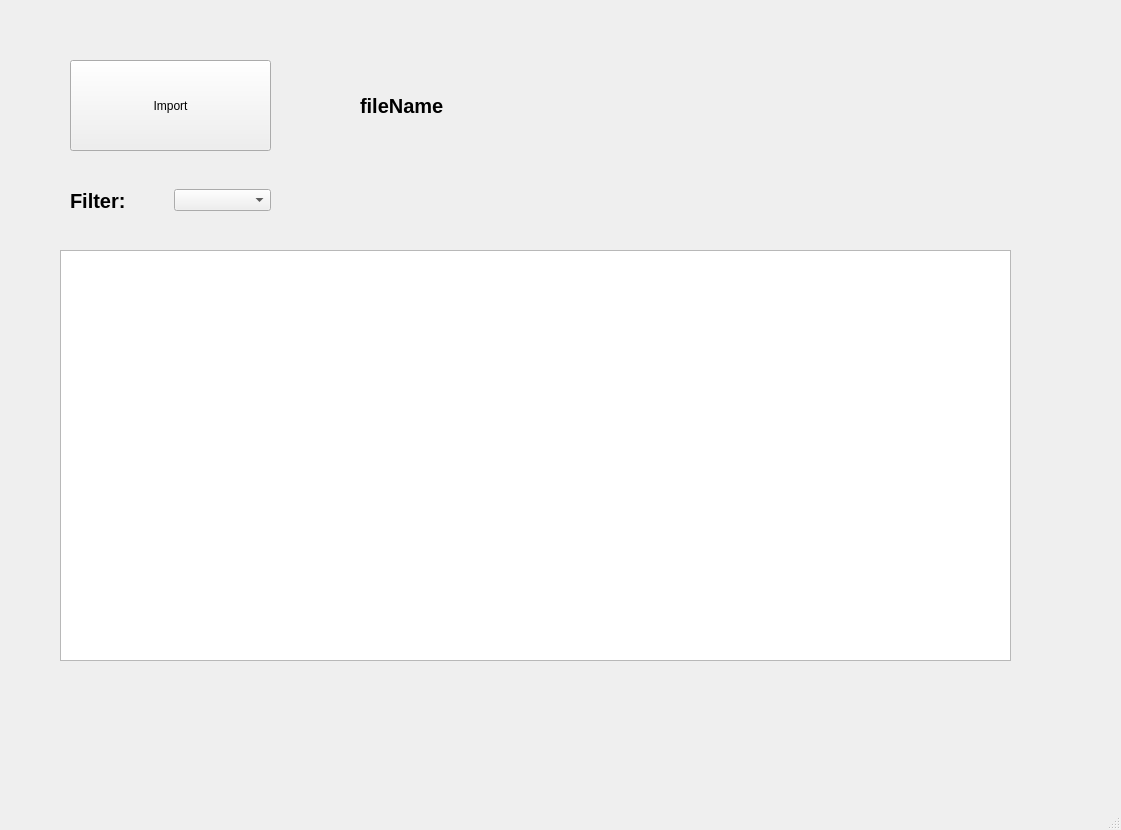
<?xml version="1.0" encoding="UTF-8"?>
<ui version="4.0">
 <class>MainWindow</class>
 <widget class="QMainWindow" name="MainWindow">
  <property name="geometry">
   <rect>
    <x>0</x>
    <y>0</y>
    <width>1121</width>
    <height>830</height>
   </rect>
  </property>
  <property name="windowTitle">
   <string>VizuEcat</string>
  </property>
  <widget class="QWidget" name="centralwidget">
   <widget class="QPushButton" name="importButton">
    <property name="geometry">
     <rect>
      <x>70</x>
      <y>60</y>
      <width>201</width>
      <height>91</height>
     </rect>
    </property>
    <property name="text">
     <string>Import</string>
    </property>
   </widget>
   <widget class="QLabel" name="fileNameLabel">
    <property name="geometry">
     <rect>
      <x>360</x>
      <y>70</y>
      <width>141</width>
      <height>71</height>
     </rect>
    </property>
    <property name="font">
     <font>
      <pointsize>15</pointsize>
      <weight>75</weight>
      <bold>true</bold>
     </font>
    </property>
    <property name="text">
     <string>fileName</string>
    </property>
   </widget>
   <widget class="QTableWidget" name="sdoTableWidget">
    <property name="geometry">
     <rect>
      <x>60</x>
      <y>250</y>
      <width>951</width>
      <height>411</height>
     </rect>
    </property>
   </widget>
   <widget class="QWidget" name="horizontalLayoutWidget">
    <property name="geometry">
     <rect>
      <x>70</x>
      <y>160</y>
      <width>201</width>
      <height>81</height>
     </rect>
    </property>
    <layout class="QHBoxLayout" name="horizontalLayout">
     <item>
      <widget class="QLabel" name="filterLabel">
       <property name="font">
        <font>
         <pointsize>15</pointsize>
         <weight>75</weight>
         <bold>true</bold>
        </font>
       </property>
       <property name="text">
        <string>Filter:</string>
       </property>
      </widget>
     </item>
     <item>
      <widget class="QComboBox" name="filterComboBox"/>
     </item>
    </layout>
   </widget>
  </widget>
  <widget class="QMenuBar" name="menubar">
   <property name="geometry">
    <rect>
     <x>0</x>
     <y>0</y>
     <width>1121</width>
     <height>21</height>
    </rect>
   </property>
  </widget>
  <widget class="QStatusBar" name="statusbar"/>
  <action name="actionOpen">
   <property name="text">
    <string>Open</string>
   </property>
  </action>
 </widget>
 <resources/>
 <connections/>
</ui>
